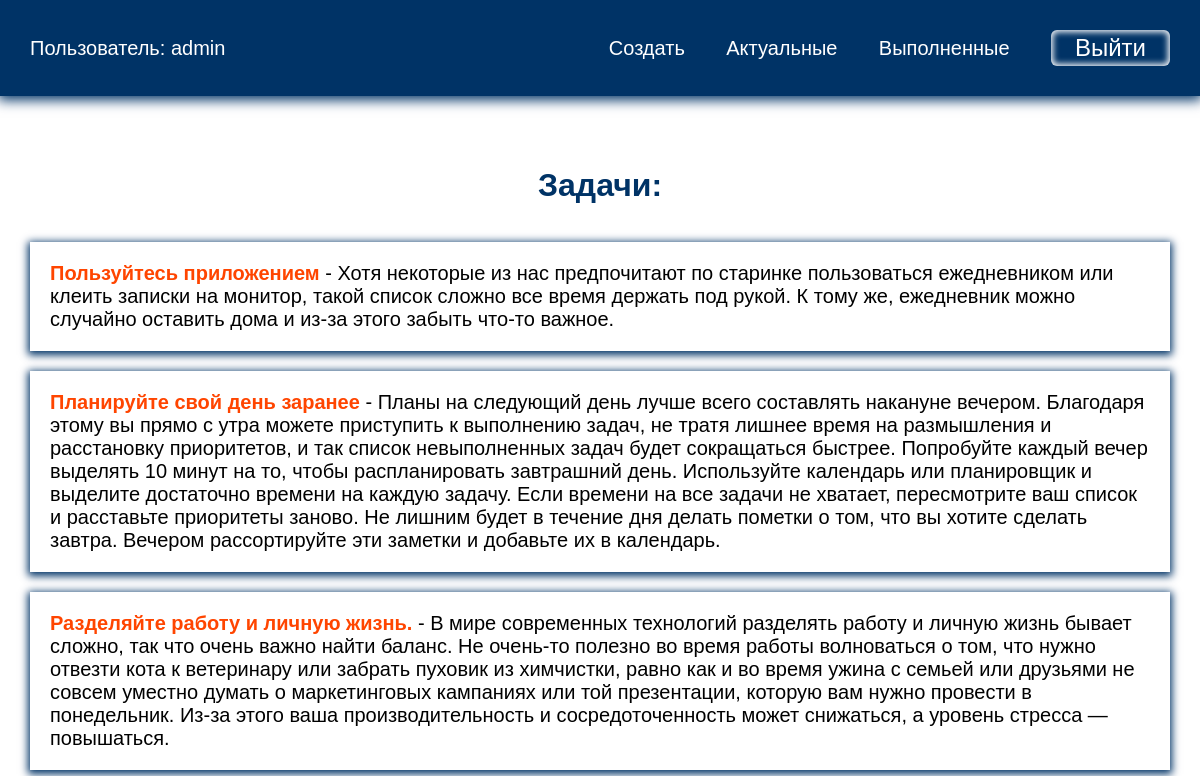
Before: /current/ (signed in) with the older database file.
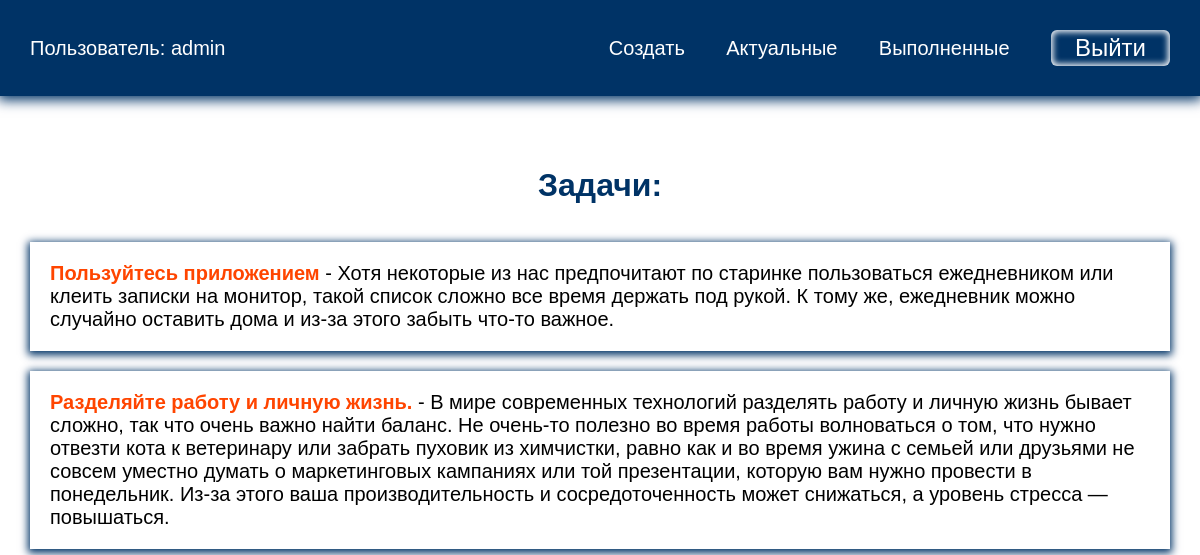
After: the same page with the newer database file.
### todo/models.py (models this page shows, shortened)
class Todo(models.Model):
    title = models.CharField(max_length=100)
    memo = models.TextField(blank=True)  # описание задачи, может быть, может не быть(мы разрешаем что поле может быть пустым).
    created = models.DateTimeField(auto_now_add=True)  # поле дата создания, для того что бы могли потом отсортировать наши задачи либо по возрастанию,либо по убыванию. Атирбут мы не сможем менять в ручную. Не изменяемые поля в админке отображаться не будут, но они будут храниться в БД. В тот момент когда мы будем создавть какую то задачу, у нас зафиксируется дата и время ее создания.
    data_completed = models.DateTimeField(null=True, blank=True)  # сделаем задачу как выполненной (дата и время текущей задачи) Данную задачу мы не можем выполнить сразу, пока поле не заполнено будет просто null=True.
    important = models.BooleanField(default=False)  # Важная задача либо нет. Сдесь нам нужно в виде checkbox, True его как то выделим, False выделять не будем. default=False - задача изначально не важная.
    user = models.ForeignKey(User, on_delete=models.CASCADE)  # Задачу нужно связать с пользователем(таблицей пользователей). Что каждый пользователь видит свой набор задач, а не чужих. Связываем таблицу Тodo с таблицей User. У одного пользователя может быть много каких то задач. Что будет происходить с задачами когда удалим пользователя on_delete=models.CASCADE.

### todo/views.py (the view)
# urls.py: path('current/', views.currenttodos, name='currenttodos'), # Наши задачи
@login_required
def currenttodos(request):  # Будем выводить задачи (словарь из todos)
    todos = Todo.objects.filter(user=request.user, data_completed__isnull=True)  # filter() - метод, который дает возможность сделать какую то выборку. user=request.user - для текущего пользователя(что бы видел только свои записи). data_completed__isnull=True - это мы после выполнения задачи даем возможность её удалить. Допускается data_completed со значением isnull.
    return render(request, 'todo/currenttodos.html', {'todos': todos})

### todo/templates/todo/currenttodos.html
{% extends 'todo/base.html' %}
{% block content %}
<h1>Задачи: </h1>
<ul>
    {% for todo in todos %}
    <li>
        <a href="{% url 'viewtodo' todo.id %}">
        {% if todo.important %}
        <b>{{ todo.title }}</b>
        {% else %}
        {{ todo.title }}
        {% endif %}
        {% if todo.memo %}
        - {{ todo.memo }}
        {% endif %}
        </a>
    </li>
    {% endfor %}
</ul>
{% endblock %}

Changed rows visible on the page:
no longer on this page (row edited): Todo: title "Планируйте свой день заранее", memo "Планы на следующий день лучше всего составлять накануне вечером. Благодаря этому вы прямо с утра можете приступить к выполнению задач, не тратя лишнее время на размышления и расстановку приоритетов, и так список невыполненных задач будет сокращаться быстрее. Попробуйте каждый вечер выделять 10 минут на то, чтобы распланировать завтрашний день. Используйте календарь или планировщик и выделите достаточно времени на каждую задачу. Если времени на все задачи не хватает, пересмотрите ваш список и расставьте приоритеты заново. Не лишним будет в течение дня делать пометки о том, что вы хотите сделать завтра. Вечером рассортируйте эти заметки и добавьте их в календарь."
